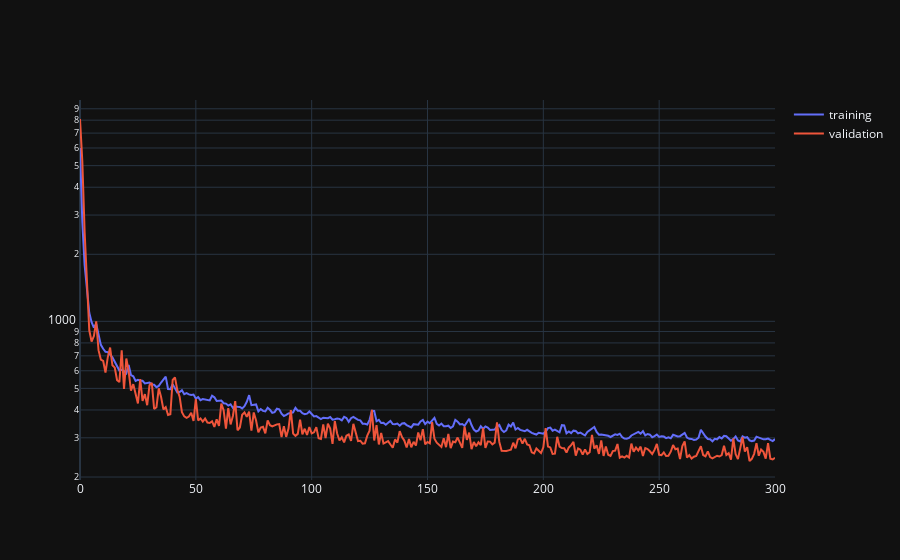

Notebook cell for this chart:
### Code cell
train_losses ,train_rec_losses,train_kld_losses, eval_losses = train_model(model, project_config, model_config)

### Figure 1 — Plotly figure (JSON) as saved in the notebook; plotly's stock layout.template omitted (floating-point values rounded to 4 significant figures; data arrays with more than 128 entries replaced by an {"elided": "..."} marker saying what was removed)
{"data": [{"mode": "lines", "name": "training", "type": "scatter", "x": {"elided": "301 int values"}, "y": {"elided": "301 float values"}}, {"mode": "lines", "name": "validation", "type": "scatter", "x": {"elided": "301 int values"}, "y": {"elided": "301 float values"}}], "layout": {"yaxis": {"type": "log"}}}
